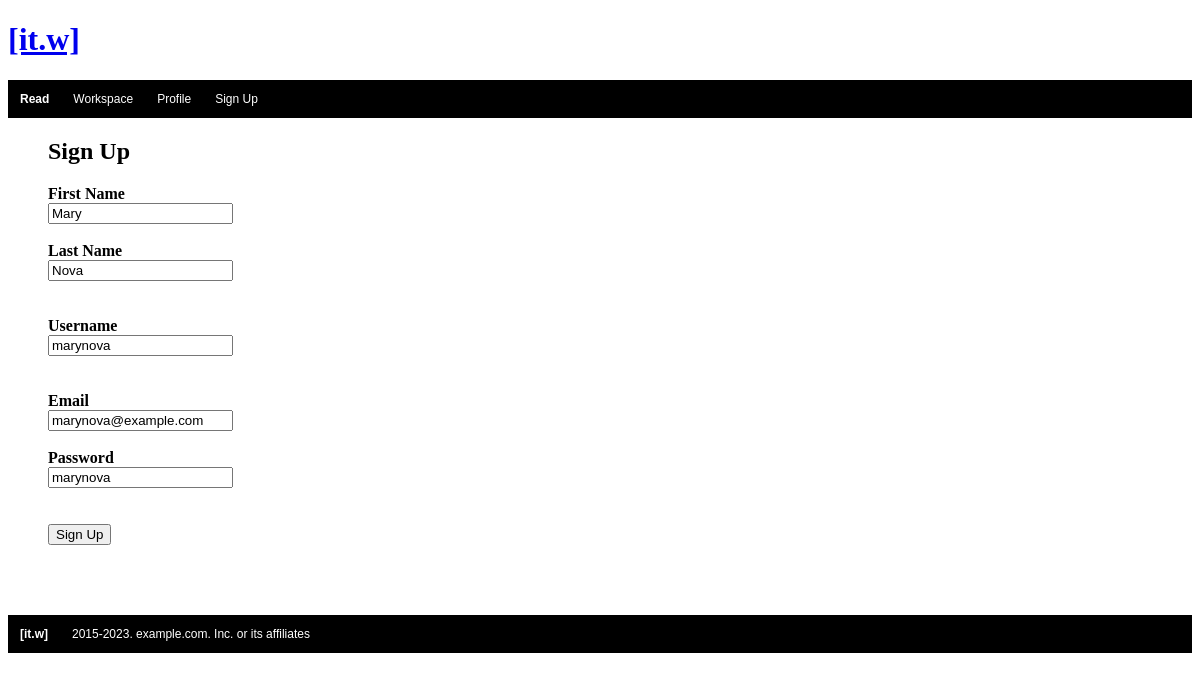
Page /edituser/1/ on the committed database.
### articles/models.py (models this page shows)
class User(models.Model):
    id = models.BigAutoField(primary_key=True) # not in forms
    first_name = models.CharField(max_length=30)
    last_name= models.CharField(max_length=30)
    username = models.CharField(max_length=30)
    email = models.EmailField(max_length=30)
    password=models.CharField(max_length=30)
    short_description = models.TextField (max_length=160, blank=True)
    long_description = models.TextField (max_length=1000, blank=True)

### articles/views.py (the view)
# urls.py: path("edituser/<int:user_id>/", views.edit_user, name="edituser"),
def edit_user(request ,user_id):
    user_obj= User.objects.get(id=user_id)
    form_user = UserForm(instance=user_obj)
    if request.method == 'POST':
        form_user = UserForm(request.POST, instance=user_obj)
        if form_user.is_valid():
                form_user.save()
                return redirect('/user/'+ str(user_obj.id))
    context = {'user_obj' : user_obj, 'form_user' : form_user }
    return render (request, "edit-user.html", context)

### articles/forms.py
class UserForm (ModelForm):
    class Meta:
        model = User
        fields = "__all__"

### articles/templates/edit-user.html (shortened to what this page needs)
<!DOCTYPE html>
<html lang="en">
<head>
</head>
<body>
    {% block content %}
        {% include 'topnav.html'%}
        {% include 'form-user.html'%}
        {% include 'footer.html'%}
    {% endblock %}
</body>
</html>

### articles/templates/form-user.html
<form action= "" method="POST"> {% csrf_token %}
        <ul style="list-style-type:none;">
            <h2>Sign Up</h2>
            <li><strong>First Name</strong></li>
            <li>{{ form_user.first_name }}</li>
            <br>
            <li><strong>Last Name</strong></li>
            <li>{{ form_user.last_name }}</li>
            <br>
            <br>
            <li><strong>Username</strong></li>
            <li>{{ form_user.username }}</li>
            <br>
            <br>
            <li><strong>Email</strong></li>
            <li>{{ form_user.email }}</li>
            <br>
            <li><strong>Password</strong></li>
            <li>{{ form_user.password }}</li>
            <br>
            <br>
            <input type="submit" value = "Sign Up"/>
        </ul>
    </form>

### rows in the picture
User: first_name "Mary", last_name "Nova", username "marynova", email "marynova@example.com", password "marynova"
